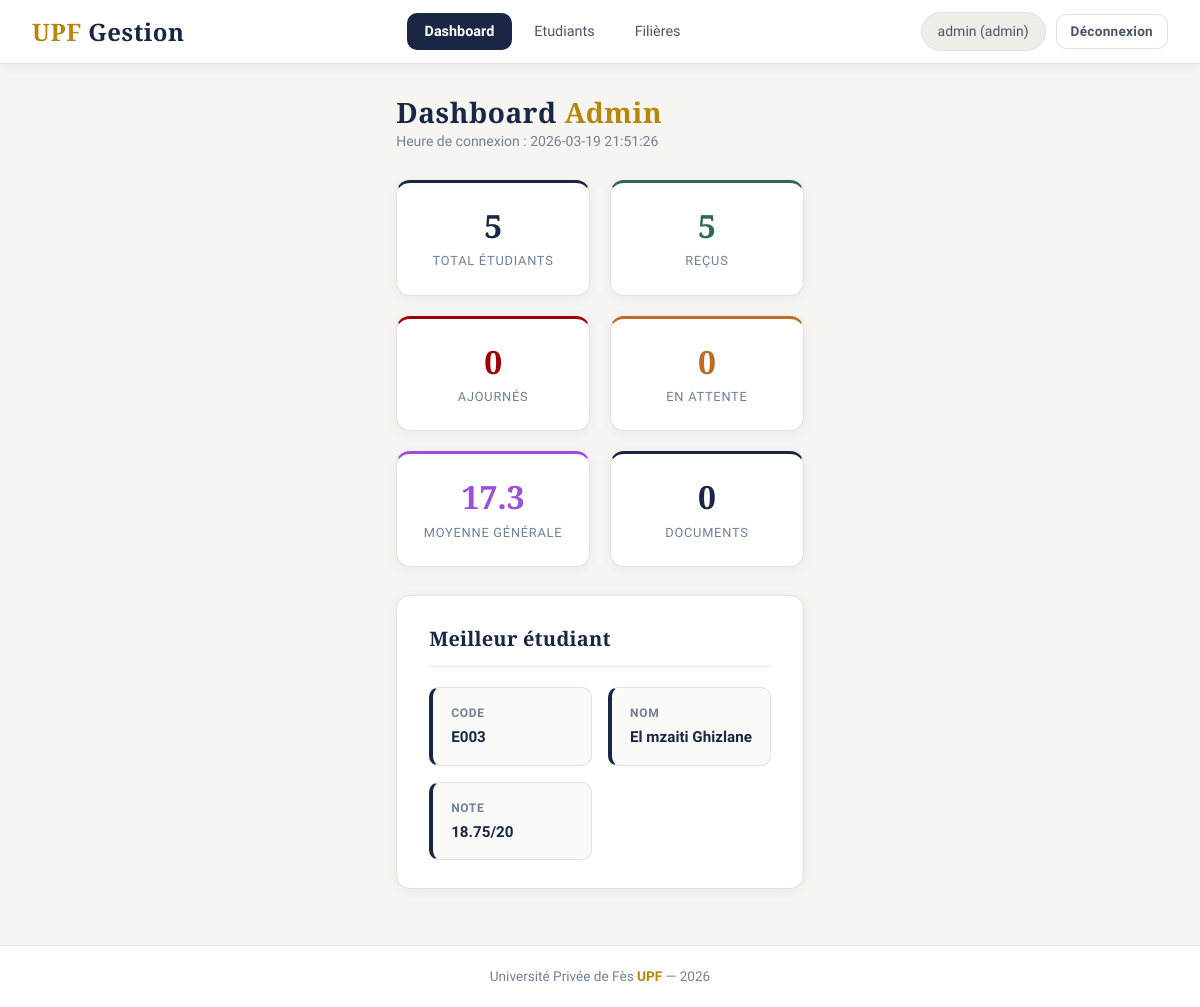
/index.php?ctrl=etudiant&action=dashboard (signed in), run on the app's committed database.
### tables this page shows
CREATE TABLE etudiants (
    Code           VARCHAR(10)  NOT NULL,
    Nom            VARCHAR(50)  NOT NULL,
    Prenom         VARCHAR(50)  NOT NULL,
    Filiere        VARCHAR(10)  DEFAULT NULL,
    Note           DECIMAL(4,2) DEFAULT NULL,
    Photo          VARCHAR(255) DEFAULT NULL,
    date_naissance DATE         DEFAULT NULL,
    email          VARCHAR(100) DEFAULT NULL,
    telephone      VARCHAR(20)  DEFAULT NULL,
    created_at     DATETIME     NOT NULL,
    PRIMARY KEY (Code),
    UNIQUE KEY email (email),
    CONSTRAINT fk_etudiant_filiere FOREIGN KEY (Filiere)
        REFERENCES filieres(CodeF) ON DELETE SET NULL
);

### controllers/EtudiantController.php (called while the page is built, shortened)
<?php
require_once __DIR__ . '/../models/EtudiantModel.php';
require_once __DIR__ . '/../models/DocumentModel.php';
final class EtudiantController
{
    private EtudiantModel $etudiants;
    private DocumentModel $documents;
    public function __construct()
    {
        $this->etudiants = new EtudiantModel();
        $this->documents = new DocumentModel();
    }
    public function dashboard(): void
    {
        $stats = $this->etudiants->getStatistiques();
        $nbDocs = $this->documents->compter();
        require __DIR__ . '/../views/admin/dashboard.php';
    }
}

### index.php (called while the page is built, shortened)
<?php
$ctrl = isset($_GET['ctrl']) ? (string)$_GET['ctrl'] : 'auth';
$action = isset($_GET['action']) ? (string)$_GET['action'] : 'login';
$controller = null;
switch ($ctrl) {
    case 'etudiant':
        require_once __DIR__ . '/controllers/EtudiantController.php';
        $controller = new EtudiantController();
        break;
}
$controller->$action();

### models/Database.php (called while the page is built, shortened)
<?php
final class Database
{
    private static ?self $instance = null;
    private PDO $pdo;
    private function __construct()
    {
        $dsn = 'mysql:host=' . DB_HOST . ';dbname=' . DB_NAME . ';charset=utf8mb4';
        try {
            $this->pdo = new PDO($dsn, DB_USER, DB_PASS, [
                PDO::ATTR_ERRMODE => PDO::ERRMODE_EXCEPTION,
                PDO::ATTR_DEFAULT_FETCH_MODE => PDO::FETCH_ASSOC,
            ]);
        } catch (PDOException $e) {
            die('Erreur de connexion BDD : ' . htmlspecialchars($e->getMessage(), ENT_QUOTES, 'UTF-8'));
        }
    }
    public static function getInstance(): self
    {
        if (self::$instance === null) {
            self::$instance = new self();
        }
        return self::$instance;
    }
    public function getPDO(): PDO
    {
        return $this->pdo;
    }
}

### models/EtudiantModel.php (called while the page is built, shortened)
<?php
require_once __DIR__ . '/Database.php';
final class EtudiantModel
{
    private PDO $pdo;
    public function __construct()
    {
        $this->pdo = Database::getInstance()->getPDO();
    }
    public function getStatistiques(): array
    {
        $total = (int)$this->pdo->query("SELECT COUNT(*) FROM etudiants")->fetchColumn();
        $recu = (int)$this->pdo->query("SELECT COUNT(*) FROM etudiants WHERE Note IS NOT NULL AND Note >= 10")->fetchColumn();
        $ajourne = (int)$this->pdo->query("SELECT COUNT(*) FROM etudiants WHERE Note IS NOT NULL AND Note < 10")->fetchColumn();
        $attente = (int)$this->pdo->query("SELECT COUNT(*) FROM etudiants WHERE Note IS NULL")->fetchColumn();
        $moyenne = $this->pdo->query("SELECT AVG(Note) FROM etudiants WHERE Note IS NOT NULL")->fetchColumn();
        $moyenne = $moyenne !== null ? round((float)$moyenne, 2) : null;
        $best = $this->pdo->query("SELECT Code, Nom, Prenom, Note FROM etudiants WHERE Note IS NOT NULL ORDER BY Note DESC, Nom ASC LIMIT 1")->fetch();
        return [
            'total' => $total,
            'recu' => $recu,
            'ajourne' => $ajourne,
            'attente' => $attente,
            'moyenne' => $moyenne,
            'meilleur' => $best ?: null,
        ];
    }
}

### models/DocumentModel.php (called while the page is built, shortened)
<?php
require_once __DIR__ . '/Database.php';
final class DocumentModel
{
    private PDO $pdo;
    public function __construct()
    {
        $this->pdo = Database::getInstance()->getPDO();
    }
    public function compter(): int
    {
        return (int)$this->pdo->query("SELECT COUNT(*) FROM documents")->fetchColumn();
    }
}

### views/admin/dashboard.php (the view, shortened to what this page needs)
<?php
require __DIR__ . '/../layout/header.php';
?>
<div class="page-header">
    <div>
        <h1>Dashboard <span>Admin</span></h1>
        <small>Heure de connexion : <?= e((string)($_SESSION['heure_connexion'] ?? '')) ?></small>
    </div>
</div>
<div class="stats-grid">
    <div class="stat-card"><div class="stat-number"><?= e((string)($stats['total'] ?? 0)) ?></div><div class="stat-label">Total étudiants</div></div>
    <div class="stat-card green"><div class="stat-number"><?= e((string)($stats['recu'] ?? 0)) ?></div><div class="stat-label">Reçus</div></div>
    <div class="stat-card red"><div class="stat-number"><?= e((string)($stats['ajourne'] ?? 0)) ?></div><div class="stat-label">Ajournés</div></div>
    <div class="stat-card orange"><div class="stat-number"><?= e((string)($stats['attente'] ?? 0)) ?></div><div class="stat-label">En attente</div></div>
    <div class="stat-card rose"><div class="stat-number"><?= e((string)($stats['moyenne'] ?? '—')) ?></div><div class="stat-label">Moyenne générale</div></div>
    <div class="stat-card"><div class="stat-number"><?= e((string)$nbDocs) ?></div><div class="stat-label">Documents</div></div>
</div>
<div class="card">
    <div class="card-title">Meilleur étudiant</div>
    <?php if (!empty($stats['meilleur'])): ?>
        <div class="info-grid">
            <div class="info-item"><div class="label">Code</div><div class="value"><?= e((string)$stats['meilleur']['Code']) ?></div></div>
            <div class="info-item"><div class="label">Nom</div><div class="value"><?= e((string)$stats['meilleur']['Nom']) ?> <?= e((string)$stats['meilleur']['Prenom']) ?></div></div>
            <div class="info-item"><div class="label">Note</div><div class="value"><?= e((string)$stats['meilleur']['Note']) ?>/20</div></div>
        </div>
    <?php else: ?>
        <div class="msg-info">Aucune note disponible.</div>
    <?php endif; ?>
</div>
<?php require __DIR__ . '/../layout/footer.php'; ?>

### views/layout/header.php (shortened to what this page needs)
<?php
function e(?string $v): string
{
    return htmlspecialchars((string)$v, ENT_QUOTES, 'UTF-8');
}
$role = (string)($_SESSION['role'] ?? '');
$login = (string)($_SESSION['login'] ?? '');
$currentCtrl = (string)($_GET['ctrl'] ?? '');
$currentAction = (string)($_GET['action'] ?? '');
?>
<!DOCTYPE html>
<html lang="fr">
<head>
    <link rel="stylesheet" href="assets/style.css">
</head>
<body>
<nav class="navbar">
    <a class="navbar-brand" href="index.php"><span>UPF</span> Gestion</a>
    <ul class="navbar-links">
        <?php if ($role === 'admin'): ?>
            <li><a class="<?= ($currentCtrl === 'etudiant' && $currentAction === 'dashboard') ? 'active' : '' ?>" href="index.php?ctrl=etudiant&action=dashboard">Dashboard</a></li>
            <li><a class="<?= ($currentCtrl === 'etudiant' && $currentAction === 'liste') ? 'active' : '' ?>" href="index.php?ctrl=etudiant&action=liste">Etudiants</a></li>
            <li><a class="<?= ($currentCtrl === 'filiere') ? 'active' : '' ?>" href="index.php?ctrl=filiere&action=liste">Filières</a></li>
        <?php else: ?>
            <li><a class="<?= ($currentCtrl === 'auth') ? 'active' : '' ?>" href="index.php?ctrl=auth&action=login">Login</a></li>
        <?php endif; ?>
    </ul>
    <div style="display:flex;gap:10px;align-items:center;">
        <?php if ($role !== ''): ?>
            <span class="navbar-user"><?= e($login) ?> (<?= e($role) ?>)</span>
            <a class="btn btn-secondary btn-sm" href="index.php?ctrl=auth&action=logout">Déconnexion</a>
        <?php endif; ?>
    </div>
</nav>
<main class="container">

### views/layout/footer.php (shortened to what this page needs)
</main>
<footer>
    Université Privée de Fès <span>UPF</span> — <?= date('Y') ?>
</footer>
</body>
</html>

### data on the page
etudiants: Code "E003", Nom "El mzaiti", Prenom "Ghizlane", Note "18.75"

### other printed values
$login "admin"
$role "admin"
$_SESSION['heure_connexion'] "2026-03-19 21:51:26"
$stats['total'] "5"
$stats['recu'] "5"
$stats['ajourne'] "0"
$stats['attente'] "0"
$stats['moyenne'] "17.3"
$nbDocs "0"
